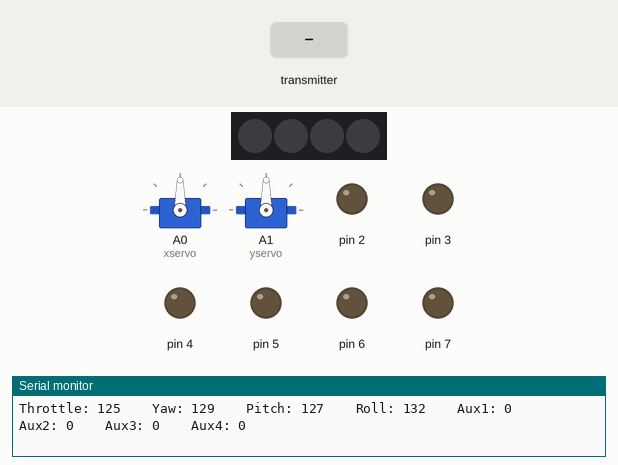
A sketch run on a simulated Arduino Uno, built with avr-gcc and run on an emulated ATmega328P. Shown: 2 × servo, 4 RGB LEDs in strip order, left to right, output pins drawn as LEDs (lit = HIGH), the last lines printed to the serial monitor. The test bench sets the inputs (shaded band). No radio packets arrive unless stated.

Above: at 2.2 s.
2.3 s: the transmitter starts sending yaw = 0
At 2.46 s:
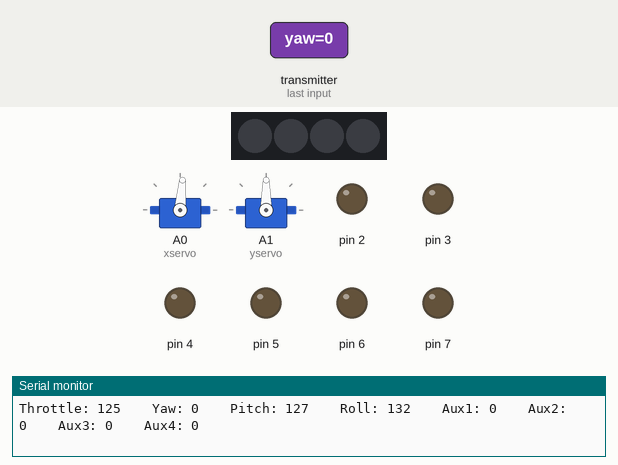
4.5 s: the transmitter starts sending roll = 0
At 6.27 s:
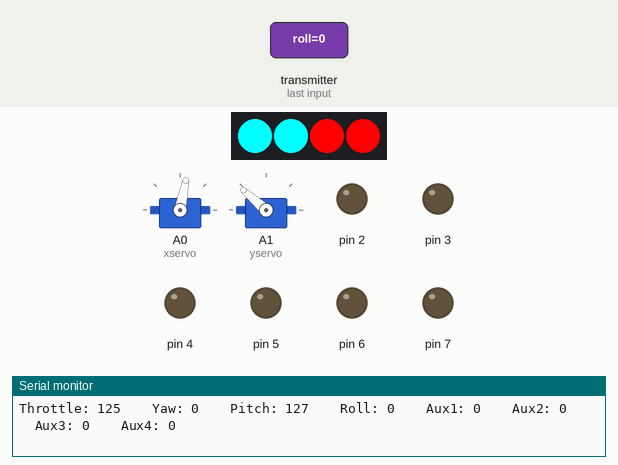
7.5 s: the transmitter starts sending throttle = 64
At 8.9 s:
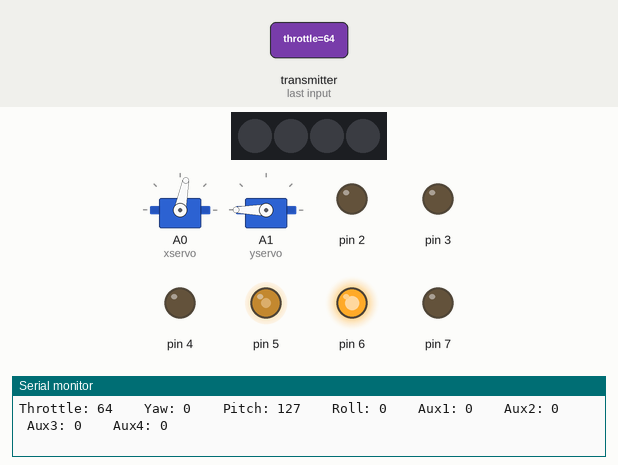
10.5 s: the transmitter starts sending pitch = 255
At 11.9 s:
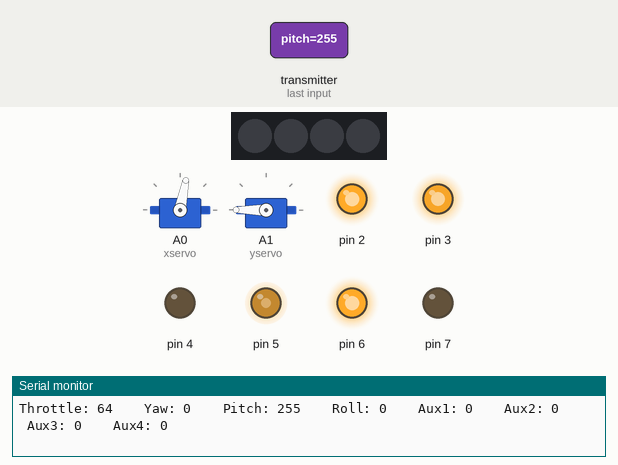
13.5 s: the transmitter starts sending throttle = 128
At 14.2 s:
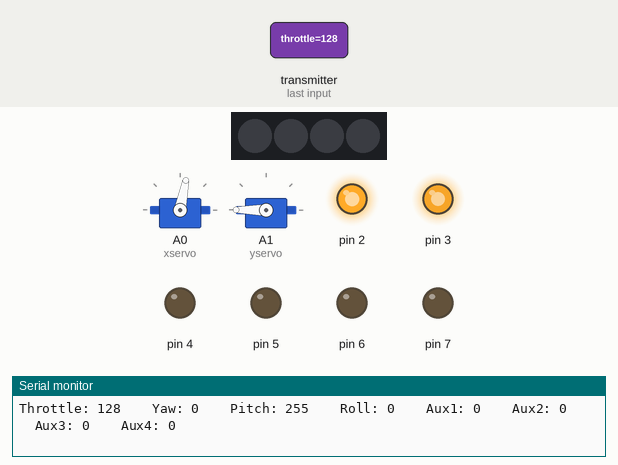
16.5 s: the transmitter starts sending yaw = 255
At 22.4 s:
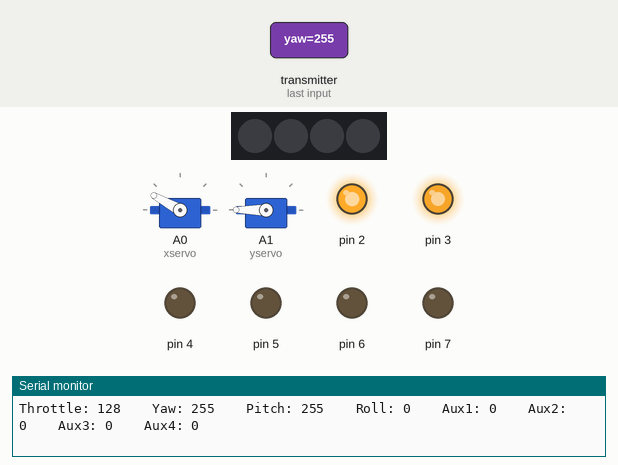
Timing chart, 0 to 22.6 s (numbered marks = the images above; inputs shaded):
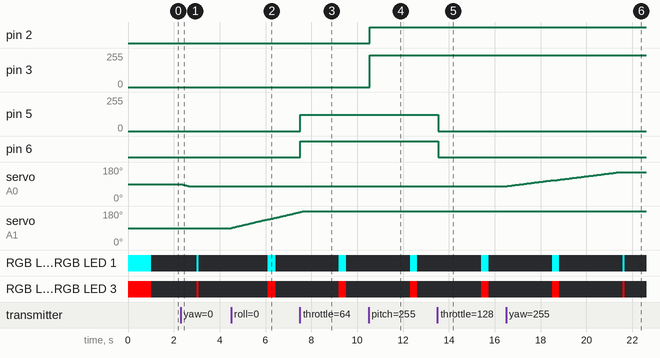

The sketch:

ironclad_v6_final_2020_03.ino
```cpp
#include <FastLED.h>
#include <SPI.h>
#include <nRF24L01.h>
#include <RF24.h>
#define NUM_LEDS 4
#define DATA_PIN 8
#include <Servo.h>
Servo xservo;
Servo yservo;

int xpos = 90;
int ypos = 90;
int xposup = 150;
int xposdown = 80;
int yposup = 150;
int yposdown = 80;

int servodiff = 1;
int servoDelay = 30;
CRGB leds[NUM_LEDS];
const uint64_t pipeIn = 0xE8E8F0F0E1LL; //Remember that this code is the same as in the transmitter

RF24 radio(9, 10);
float leftSpeed = 0;
float rightSpeed = 0;
//We could use up to 32 channels
struct MyData {
  byte throttle; //We define each byte of data input, in this case just 6 channels
  byte yaw;
  byte pitch;
  byte roll;
  byte AUX1;
  byte AUX2;
  byte AUX3;
  byte AUX4;
};

MyData data;

long prev = 0;
long noww = 0;

void resetData()
{
  //We define the inicial value of each data input
  //3 potenciometers will be in the middle position so 127 is the middle from 254
  data.throttle = 125;
  data.yaw = 129;
  data.pitch = 127;
  data.roll = 132;
  data.AUX1 = 0;
  data.AUX2 = 0;

}

/**************************************************/

void setup()
{
  pinMode(2, OUTPUT);
  pinMode(3, OUTPUT);
  pinMode(4, OUTPUT);
  pinMode(5, OUTPUT);
  pinMode(6, OUTPUT);
  pinMode(7, OUTPUT);
  Serial.begin(250000); //Set the speed to 9600 bauds if you want.
  //You should always have the same speed selected in the serial monitor
  resetData();
  radio.begin();
  radio.setAutoAck(false);
  radio.setDataRate(RF24_250KBPS);

  radio.openReadingPipe(1, pipeIn);
  //we start the radio comunication
  radio.startListening();

  FastLED.addLeds<WS2811, DATA_PIN, GRB>(leds, NUM_LEDS);

  xservo.attach(A0);
  yservo.attach(A1);

  leds[0] = CRGB::Cyan;
  leds[1] = CRGB::Cyan;
  leds[2] = CRGB::Red;
  leds[3] = CRGB::Red;
  FastLED.show();
  delay(1000);
  leds[0] = CRGB::Black;
  leds[1] = CRGB::Black;
  leds[2] = CRGB::Black;
  leds[3] = CRGB::Black;
  FastLED.show();

}

/**************************************************/

unsigned long lastRecvTime = 0;

void recvData()
{
  while ( radio.available() ) {
    radio.read(&data, sizeof(MyData));
    lastRecvTime = millis(); //here we receive the data
  }
}

/**************************************************/
void blinkLED() {
  noww = millis();
  if (noww - prev >= 3000) {
    leds[0] = CRGB::Cyan;
    leds[1] = CRGB::Cyan;
    leds[2] = CRGB::Red;
    leds[3] = CRGB::Red;
    FastLED.show();
    delay(75);
    leds[0] = CRGB::Black;
    leds[1] = CRGB::Black;
    leds[2] = CRGB::Black;
    leds[3] = CRGB::Black;
    FastLED.show();
    prev = millis();
  }
}


void loop()
{
  blinkLED();
  recvData();
  unsigned long now = millis();
  //Here we check if we've lost signal, if we did we reset the values
  if ( now - lastRecvTime > 1000 ) {
    // Signal lost?
    resetData();
  }

  Serial.print("Throttle: "); Serial.print(data.throttle);  Serial.print("    ");
  Serial.print("Yaw: ");      Serial.print(data.yaw);       Serial.print("    ");
  Serial.print("Pitch: ");    Serial.print(data.pitch);     Serial.print("    ");
  Serial.print("Roll: ");     Serial.print(data.roll);      Serial.print("    ");
  Serial.print("Aux1: ");     Serial.print(data.AUX1);      Serial.print("    ");
  Serial.print("Aux2: ");     Serial.print(data.AUX2);      Serial.print("    ");
  Serial.print("Aux3: ");     Serial.print(data.AUX3);      Serial.print("    ");
  Serial.print("Aux4: ");     Serial.print(data.AUX4);      Serial.print("\n");
  //Serial.println(millis());

  if (data.throttle < 125) {
    digitalWrite(6, HIGH);
    digitalWrite(7, LOW);
    leftSpeed = (129 - data.throttle) * 1.9;
    analogWrite(5, int(leftSpeed));

  } else if (data.throttle > 135) {
    digitalWrite(6, LOW);
    digitalWrite(7, HIGH);
    leftSpeed = ((data.throttle - 130) * 1.9);
    analogWrite(5, int(leftSpeed));

  } else {
    digitalWrite(6, LOW);
    digitalWrite(7, LOW);
    digitalWrite(5, 0);

  }

  if (data.pitch < 125) {
    digitalWrite(4, HIGH);
    digitalWrite(2, LOW);
    rightSpeed = (129 - data.pitch) * 1.9;
    analogWrite(3, int(rightSpeed));

  } else if (data.pitch > 135) {
    digitalWrite(4, LOW);
    digitalWrite(2, HIGH);
    rightSpeed = ((data.pitch - 130) * 1.9);
    analogWrite(3, int(rightSpeed));

  } else {
    digitalWrite(2, LOW);
    digitalWrite(4, LOW);
    digitalWrite(3, 0);

  }

  if (data.yaw < 80) {
    if (xpos < xposdown) {

    } else {

      xservo.attach(A0);
      xpos = xpos - servodiff;
      xservo.write(xpos);
      delay(servoDelay);
    }


  } else if (data.yaw > 200) {
    if (xpos > xposup) {

    } else {

      xservo.attach(A0);
      xpos = xpos + servodiff;
      xservo.write(xpos);
      delay(servoDelay);
    }

  } else if (data.yaw > 81 && data.yaw < 199) {
    xservo.detach();

  }


  if (data.roll < 80) {


    if (xpos > xposup) {

    } else {

      yservo.attach(A1);
      ypos = ypos + servodiff;
      yservo.write(ypos);
      delay(servoDelay);
    }


  } else if (data.roll > 200) {


    if (ypos < yposdown) {

    } else {

      yservo.attach(A1);
      ypos = ypos - servodiff;
      yservo.write(ypos);
      delay(servoDelay);
    }


  } else if (data.roll > 81 && data.roll < 199) {
    yservo.detach();

  }


}


void demoGo() {
  digitalWrite(6, HIGH);
  digitalWrite(7, LOW);
  analogWrite(5, 255);
  digitalWrite(4, HIGH);
  digitalWrite(2, LOW);
  analogWrite(3, 255);
  delay(1000);
  digitalWrite(6, LOW);
  digitalWrite(7, LOW);
  analogWrite(5, 0);
  digitalWrite(4, LOW);
  digitalWrite(2, LOW);
  analogWrite(3, 0);
}


/**************************************************/
```

Measured:
- after the input at 2.3 s, servo on A0 (xservo): moves from 90° to 79° over 0.35 s, starting at once
- after the input at 4.5 s, servo on A1 (yservo): moves from 90° to 174° over 3.0 s, starting at once
- after the input at 7.5 s, pin 5: 0/255 → 123/255 at once; pin 6: LOW → HIGH at once
- after the input at 10.5 s, pin 2: LOW → HIGH at once; pin 3: 0/255 → 237/255 at once
- after the input at 13.5 s, pin 5: 123/255 → 0/255 at once; pin 6: HIGH → LOW at once
- after the input at 16.5 s, servo on A0 (xservo): moves from 79° to 151° over 4.8 s, starting at once; servo on A1 (yservo): stops changing and stays 180°
